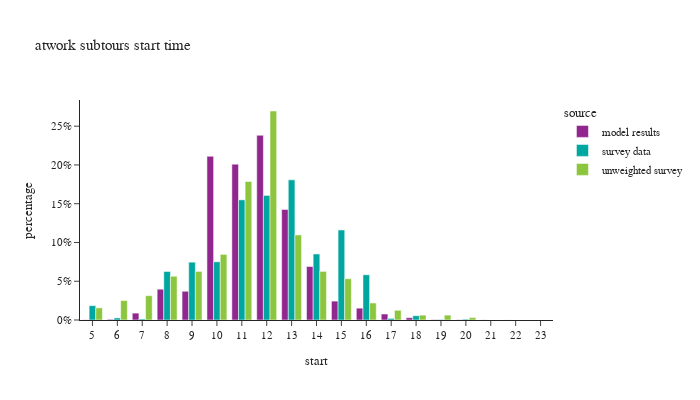

Source (notebook cell):
### Markdown cell above
## atwork subtours start time

### Code cell
df_plot = atwork_subtour.groupby(['source','start'])[['tour_weight']].sum().reset_index()
df_plot['percentage'] = df_plot.groupby(['source'], group_keys=False)['tour_weight']. \
    apply(lambda x: x / float(x.sum()))

fig = px.bar(df_plot, x="start", y="percentage", color="source",barmode="group",
             title="atwork subtours start time")
fig.for_each_annotation(lambda a: a.update(text = a.text.split("=")[-1]))
fig.update_layout(height=400, width=700, yaxis=dict(tickformat=".0%"), xaxis=dict(dtick="1"))
fig.show()

### Figure 1 — Plotly figure (JSON) as saved in the notebook; plotly's stock layout.template omitted (floating-point values rounded to 4 significant figures)
{"data": [{"alignmentgroup": "True", "hovertemplate": "source=model results<br>start=%{x}<br>percentage=%{y}<extra></extra>", "legendgroup": "model results", "marker": {"color": "#91268F", "pattern": {"shape": ""}}, "name": "model results", "offsetgroup": "model results", "orientation": "v", "showlegend": true, "textposition": "auto", "type": "bar", "x": [5.0, 6.0, 7.0, 8.0, 9.0, 10.0, 11.0, 12.0, 13.0, 14.0, 15.0, 16.0, 17.0, 18.0, 19.0, 20.0, 21.0, 22.0, 23.0], "xaxis": "x", "y": [0.0002165, 0.0008889, 0.008859, 0.03971, 0.03708, 0.2112, 0.201, 0.2383, 0.1425, 0.06897, 0.02437, 0.01525, 0.007695, 0.002942, 0.0004494, 0.0002591, 0.0001378, 8.2e-05, 2.296e-05], "yaxis": "y"}, {"alignmentgroup": "True", "hovertemplate": "source=survey data<br>start=%{x}<br>percentage=%{y}<extra></extra>", "legendgroup": "survey data", "marker": {"color": "#00A7A0", "pattern": {"shape": ""}}, "name": "survey data", "offsetgroup": "survey data", "orientation": "v", "showlegend": true, "textposition": "auto", "type": "bar", "x": [5.0, 6.0, 7.0, 8.0, 9.0, 10.0, 11.0, 12.0, 13.0, 14.0, 15.0, 16.0, 17.0, 18.0, 19.0, 20.0], "xaxis": "x", "y": [0.01849, 0.002675, 0.001277, 0.06256, 0.07458, 0.07507, 0.155, 0.1607, 0.1808, 0.0852, 0.1161, 0.05832, 0.002069, 0.005514, 0.0006138, 0.001019], "yaxis": "y"}, {"alignmentgroup": "True", "hovertemplate": "source=unweighted survey<br>start=%{x}<br>percentage=%{y}<extra></extra>", "legendgroup": "unweighted survey", "marker": {"color": "#8CC63E", "pattern": {"shape": ""}}, "name": "unweighted survey", "offsetgroup": "unweighted survey", "orientation": "v", "showlegend": true, "textposition": "auto", "type": "bar", "x": [5.0, 6.0, 7.0, 8.0, 9.0, 10.0, 11.0, 12.0, 13.0, 14.0, 15.0, 16.0, 17.0, 18.0, 19.0, 20.0], "xaxis": "x", "y": [0.01567, 0.02508, 0.03135, 0.05643, 0.0627, 0.08464, 0.1787, 0.2696, 0.1097, 0.0627, 0.05329, 0.02194, 0.01254, 0.00627, 0.00627, 0.003135], "yaxis": "y"}], "layout": {"barmode": "group", "height": 400, "legend": {"title": {"text": "source"}, "tracegroupgap": 0}, "title": {"text": "atwork subtours start time"}, "width": 700, "xaxis": {"anchor": "y", "domain": [0.0, 1.0], "dtick": "1", "title": {"text": "start"}}, "yaxis": {"anchor": "x", "domain": [0.0, 1.0], "tickformat": ".0%", "title": {"text": "percentage"}}}}
